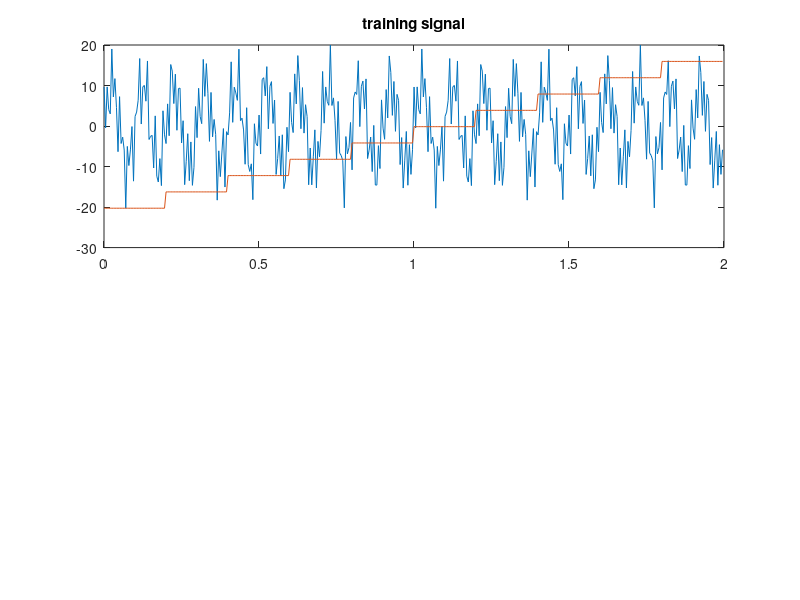

Write the MATLAB code that produced this figure. (Note: this script raises an error after producing the figure.)
close all;

use_homemade = 1;
epochs=100;

% this script is my sandbox for testing low-level and online training

% signal synthesis
sample_rate = 5000;
time = 2;
points = sample_rate * time;
x = time/points * [1:points]; % for plotting

% signal 1
amplitude = 10;
frequency = 10; % 10 Hz
t = x * 2*pi * frequency;
signal1 = amplitude * sin(t);

% signal 2
amplitude = 4;
frequency = 37;
phase = 1;
t = x * 2*pi * frequency + phase;
signal1 = signal1 + amplitude * sin(t);

% signal 3
amplitude = 7;
frequency = 78;
phase = 2;
t = x * 2*pi * frequency + phase;
signal1 = signal1 + amplitude * sin(t);

% signal 4
amplitude = 2;
frequency = 5; % 10 Hz
t = x * 2*pi * frequency;
signal2 = amplitude * sin(t);

% signal 5
amplitude = 8;
frequency = 67;
phase = .5;
t = x * 2*pi * frequency + phase;
signal2 = signal2 + amplitude * sin(t);

% signal 6
amplitude = 5;
frequency = 75;
phase = 1.1;
t = x * 2*pi * frequency + phase;
signal2 = signal2 + amplitude * sin(t);

%signal = [signal1(1,1:floor(size(signal1,2)/2)),...
%          signal2(1,1:ceil(size(signal2,2)/2))];

% don't switch signals for now
signal = signal1;

% plot original signal
%myfig1 = figure;
%plot (x,signal);

% training parameters
model_sample_rate = 200;
training_window = 40;
prediction_time = 1;
subsample = sample_rate / model_sample_rate;
network_type = 'mlp';
if strcmp(network_type,'lstm')
    numHiddenUnits = 10; % for LSTM
    history_length = 1;
else
    history_length = 10; % for MLP
end

% synthesize subsampled signal
x_sub = x(1:subsample:end);
signal_sub = signal(1:subsample:end);

% plot subsampled signal
myfig2 = subplot(2,1,1);
plot (x_sub,signal_sub);

% plot the training windows
min_val = min(signal_sub);
range = max(signal_sub) - min_val;
num_windows = numel(signal_sub)/training_window;
window_plot = zeros(size(signal_sub));
offset=0;
for i=1:numel(signal_sub)
    window_plot(1,i)=min_val+offset;
    if mod(i,training_window)==0
        offset = offset + range/num_windows;
    end
end
hold on;
plot(x_sub,window_plot);
title('training signal');

% allocate predicted signal
signal_pred = zeros(1,numel(signal_sub));

if strcmp(network_type,'lstm')
    % LSTM network
    layers = [ ...
        sequenceInputLayer(1)
        lstmLayer(numHiddenUnits)
        fullyConnectedLayer(1)
        regressionLayer];

else
    % MLP network
    layers = [ ...
        imageInputLayer([history_length,1,1]) ...
        fullyConnectedLayer(10) ...
        fullyConnectedLayer(1) ...
        regressionLayer];
end

% training parameters
options = trainingOptions('adam', ...
    'MaxEpochs',epochs, ...
    'GradientThreshold',1, ...
    'InitialLearnRate',0.005, ...
    'LearnRateSchedule','piecewise', ...
    'LearnRateDropPeriod',125, ...
    'LearnRateDropFactor',0.2, ...
    'Verbose',1);

% iterate through each training window
for i = 1:training_window:numel(signal_sub)-prediction_time-training_window-1
    
    % extract x and y
    start_train = i;
    end_train = i+training_window-1;

    if strcmp(network_type,'lstm')
        x_train = signal_sub(start_train:end_train);
        start_pred = i+prediction_time;
        end_pred = i+training_window+prediction_time-1;
        y_train = signal_sub(start_pred:end_pred);
    else % for mlp
        x_train = [];
        y_train = [];
        for j=1:training_window
            start_idx = i-history_length+j;
            if start_idx < 1
                continue;
            end
            end_idx = i+j-1;
            x_train = [x_train;signal_sub(start_idx:end_idx)];
            y_train = [y_train;signal_sub(end_idx+prediction_time)];
        end
    end

    % train network
    if strcmp(network_type,'mlp')
        
        % check if we want to use our home-made trainer
        if use_homemade
           mynet = build_ann(x_train,y_train,[10],epochs);
        else
            x_train2 = zeros(size(x_train,2),1,1,size(x_train,1));
            for j=1:size(x_train,1)
                x_train2(:,:,:,j) = reshape(x_train(j,1:size(x_train,2)),size(x_train,2),1,1);
            end
            net = trainNetwork(x_train2,y_train,layers,options);
        end
    else
        net = trainNetwork(x_train,y_train,layers,options);
    end

    % predict next window
    
    % first, compute the prediction interval (which would be the next
    % window)
    start_pred_signal = i+training_window+prediction_time;
    end_pred_signal = min(i+2*training_window+prediction_time-1,...
                          numel(signal_pred));
                      
    % clip when the next window is out of bounds
    % TODO: don't bother training the last window, eh?
    clip = i+2*training_window+prediction_time-1 - end_pred_signal;

    start_input = i+training_window;
    end_input = i+2*training_window-1-clip;
    x_input = signal_sub(start_input:end_input);

    if strcmp(network_type,'lstm')
        [net,...
            signal_pred(start_pred_signal:end_pred_signal)] = ...
                        predictAndUpdateState(net,x_input);
    else % mlp
        %x_input = signal_pred(start_pred_signal:end_pred_signal);
        x_input = [];
        for j=1:training_window
            start_idx = start_input-history_length+j;
            end_idx = start_input+j-1;
            if end_idx > size(signal_sub,2)
                break;
            end
            x_input = [x_input;signal_sub(start_idx:end_idx)];
        end
          
        if ~use_homemade
            % this crap is necessitated by MATLAB's asinine requirements
            % on the structure of the input data for MLPs
            x_input2 = zeros(size(x_train,2),1,1,size(x_train,1));
            for j=1:size(x_input,1)
                x_input2(:,:,:,j) = reshape(x_input(j,1:size(x_input,2)),size(x_input,2),1,1);
            end
            temp=predict(net,x_input2)';
        else
            % homemade version of the mlp
            temp=mypredict(mynet,x_input)';
        end

        % in case the predicted window is longer than the remaining
        % vector
        if sum(size(signal_pred(start_pred_signal:end_pred_signal)) ~= size(temp)) == 2
            signal_pred(start_pred_signal:end_pred_signal) = temp;
        else
            remaining = size(signal_pred(start_pred_signal:end_pred_signal),2);
            signal_pred(start_pred_signal:end_pred_signal) = temp(1,1:remaining);
        end
    end

    error = signal_pred(start_pred_signal:end_pred_signal) -...
                signal_sub(start_pred_signal:end_pred_signal);

    rmse = mean(error.^2)^.5;

    fprintf('rms of segment training window %d = %0.4e\n',floor((i-1)/training_window)+1,rmse);

    %figure;
    %plot(x_sub,signal_pred);
    
end

% plot predicted signal
subplot(2,1,2);
plot(x_sub,signal_pred);

% draw zigzgags on non-predicted area
hold on;
offset=0;
val=min_val;
for i=1:training_window+prediction_time-1
    window_plot(1,i)=val;
    val = val + 1;
    if val>min_val+range
        val = min_val;  
    end
end

% draw training_windows
for i=training_window+prediction_time:numel(signal_sub)
    window_plot(1,i)=min_val+offset;
    if mod(i,training_window)==0
        offset = offset + range/num_windows;
    end
end
plot(x_sub,window_plot);

errors = signal_sub(training_window+prediction_time:end)-...
         signal_pred(training_window+prediction_time:end);

rmse = mean(errors.^2)^.5;
str = sprintf('predicted signal, rms = %0.4e',rmse);
title(str);
%ylim([min_val,min_val+range]);
